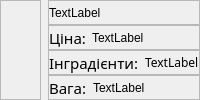
                  <widget class="QWidget" name="widget_18" native="true">
                   <layout class="QHBoxLayout" name="horizontalLayout_18">
                    <property name="spacing">
                     <number>0</number>
                    </property>
                    <property name="leftMargin">
                     <number>0</number>
                    </property>
                    <property name="topMargin">
                     <number>0</number>
                    </property>
                    <property name="rightMargin">
                     <number>0</number>
                    </property>
                    <property name="bottomMargin">
                     <number>0</number>
                    </property>
                    <item>
                     <widget class="QWidget" name="widget_21" native="true">
                      <property name="sizePolicy">
                       <sizepolicy hsizetype="Expanding" vsizetype="Preferred">
                        <horstretch>0</horstretch>
                        <verstretch>0</verstretch>
                       </sizepolicy>
                      </property>
                      <layout class="QVBoxLayout" name="verticalLayout_37">
                       <property name="spacing">
                        <number>0</number>
                       </property>
                       <property name="leftMargin">
                        <number>0</number>
                       </property>
                       <property name="topMargin">
                        <number>0</number>
                       </property>
                       <property name="rightMargin">
                        <number>0</number>
                       </property>
                       <property name="bottomMargin">
                        <number>0</number>
                       </property>
                       <item>
                        <widget class="QFrame" name="frame_26">
                         <property name="frameShape">
                          <enum>QFrame::StyledPanel</enum>
                         </property>
                         <property name="frameShadow">
                          <enum>QFrame::Raised</enum>
                         </property>
                         <layout class="QVBoxLayout" name="verticalLayout_38">
                          <property name="spacing">
                           <number>0</number>
                          </property>
                          <property name="leftMargin">
                           <number>0</number>
                          </property>
                          <property name="topMargin">
                           <number>0</number>
                          </property>
                          <property name="rightMargin">
                           <number>0</number>
                          </property>
                          <property name="bottomMargin">
                           <number>0</number>
                          </property>
                          <item>
                           <widget class="QLabel" name="dishImgLbl">
                            <property name="maximumSize">
                             <size>
                              <width>493</width>
                              <height>271</height>
                             </size>
                            </property>
                            <property name="text">
                             <string/>
                            </property>
                            <property name="scaledContents">
                             <bool>true</bool>
                            </property>
                           </widget>
                          </item>
                         </layout>
                        </widget>
                       </item>
                      </layout>
                     </widget>
                    </item>
                    <item>
                     <widget class="QWidget" name="widget_22" native="true">
                      <layout class="QVBoxLayout" name="verticalLayout_39">
                       <property name="spacing">
                        <number>0</number>
                       </property>
                       <property name="leftMargin">
                        <number>7</number>
                       </property>
                       <property name="topMargin">
                        <number>0</number>
                       </property>
                       <property name="rightMargin">
                        <number>0</number>
                       </property>
                       <property name="bottomMargin">
                        <number>0</number>
                       </property>
                       <item>
                        <widget class="QFrame" name="frame_27">
                         <property name="frameShape">
                          <enum>QFrame::StyledPanel</enum>
                         </property>
                         <property name="frameShadow">
                          <enum>QFrame::Raised</enum>
                         </property>
                         <layout class="QHBoxLayout" name="horizontalLayout_19">
                          <property name="leftMargin">
                           <number>0</number>
                          </property>
                          <property name="topMargin">
                           <number>0</number>
                          </property>
                          <property name="rightMargin">
                           <number>0</number>
                          </property>
                          <property name="bottomMargin">
                           <number>0</number>
                          </property>
                          <item>
                           <widget class="QLabel" name="dishNameLbl">
                            <property name="text">
                             <string>TextLabel</string>
                            </property>
                           </widget>
                          </item>
                         </layout>
                        </widget>
                       </item>
                       <item>
                        <widget class="QFrame" name="frame_28">
                         <property name="frameShape">
                          <enum>QFrame::StyledPanel</enum>
                         </property>
                         <property name="frameShadow">
                          <enum>QFrame::Raised</enum>
                         </property>
                         <layout class="QHBoxLayout" name="horizontalLayout_20">
                          <property name="leftMargin">
                           <number>0</number>
                          </property>
                          <property name="topMargin">
                           <number>0</number>
                          </property>
                          <property name="rightMargin">
                           <number>0</number>
                          </property>
                          <property name="bottomMargin">
                           <number>0</number>
                          </property>
                          <item alignment="Qt::AlignLeft">
                           <widget class="QLabel" name="label_31">
                            <property name="font">
                             <font>
                              <family>Segoe Print</family>
                              <pointsize>11</pointsize>
                             </font>
                            </property>
                            <property name="text">
                             <string>Ціна:</string>
                            </property>
                           </widget>
                          </item>
                          <item>
                           <widget class="QLabel" name="dishPriceLbl">
                            <property name="sizePolicy">
                             <sizepolicy hsizetype="Expanding" vsizetype="Preferred">
                              <horstretch>0</horstretch>
                              <verstretch>0</verstretch>
                             </sizepolicy>
                            </property>
                            <property name="text">
                             <string>TextLabel</string>
                            </property>
                           </widget>
                          </item>
                         </layout>
                        </widget>
                       </item>
                       <item>
                        <widget class="QFrame" name="frame_29">
                         <property name="frameShape">
                          <enum>QFrame::StyledPanel</enum>
                         </property>
                         <property name="frameShadow">
                          <enum>QFrame::Raised</enum>
                         </property>
                         <layout class="QHBoxLayout" name="horizontalLayout_21">
                          <property name="leftMargin">
                           <number>0</number>
                          </property>
                          <property name="topMargin">
                           <number>0</number>
                          </property>
                          <property name="rightMargin">
                           <number>0</number>
                          </property>
                          <property name="bottomMargin">
                           <number>0</number>
                          </property>
                          <item alignment="Qt::AlignLeft">
                           <widget class="QLabel" name="label_33">
                            <property name="font">
                             <font>
                              <family>Segoe Print</family>
                              <pointsize>11</pointsize>
                             </font>
                            </property>
                            <property name="text">
                             <string>Інградієнти:</string>
                            </property>
                           </widget>
                          </item>
                          <item>
                           <widget class="QLabel" name="dishDescriptionLbl">
                            <property name="sizePolicy">
                             <sizepolicy hsizetype="Expanding" vsizetype="Preferred">
                              <horstretch>0</horstretch>
                              <verstretch>0</verstretch>
                             </sizepolicy>
                            </property>
                            <property name="font">
                             <font>
                              <family>Segoe Print</family>
                              <pointsize>9</pointsize>
                             </font>
                            </property>
                            <property name="text">
                             <string>TextLabel</string>
                            </property>
                           </widget>
                          </item>
                         </layout>
                        </widget>
                       </item>
                       <item>
                        <widget class="QFrame" name="frame_30">
                         <property name="frameShape">
                          <enum>QFrame::StyledPanel</enum>
                         </property>
                         <property name="frameShadow">
                          <enum>QFrame::Raised</enum>
                         </property>
                         <layout class="QHBoxLayout" name="horizontalLayout_22">
                          <property name="leftMargin">
                           <number>0</number>
                          </property>
                          <property name="topMargin">
                           <number>0</number>
                          </property>
                          <property name="rightMargin">
                           <number>0</number>
                          </property>
                          <property name="bottomMargin">
                           <number>0</number>
                          </property>
                          <item alignment="Qt::AlignLeft">
                           <widget class="QLabel" name="label_35">
                            <property name="font">
                             <font>
                              <family>Segoe Print</family>
                              <pointsize>11</pointsize>
                             </font>
                            </property>
                            <property name="text">
                             <string>Вага:</string>
                            </property>
                           </widget>
                          </item>
                          <item>
                           <widget class="QLabel" name="dishWeightLbl">
                            <property name="sizePolicy">
                             <sizepolicy hsizetype="Expanding" vsizetype="Preferred">
                              <horstretch>0</horstretch>
                              <verstretch>0</verstretch>
                             </sizepolicy>
                            </property>
                            <property name="text">
                             <string>TextLabel</string>
                            </property>
                           </widget>
                          </item>
                         </layout>
                        </widget>
                       </item>
                      </layout>
                     </widget>
                    </item>
                   </layout>
                  </widget>
